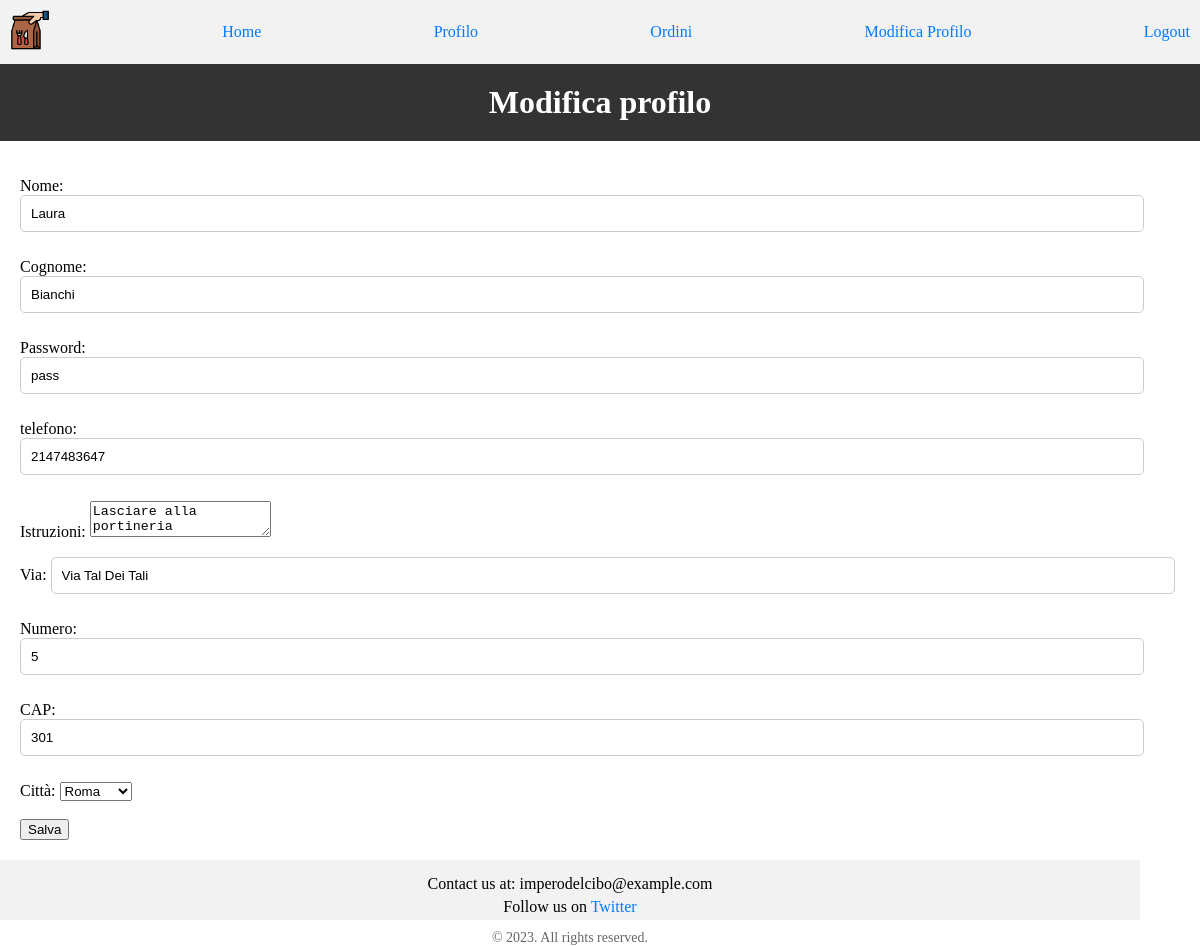
The app's page /applicativo/frontend/modificaprofilo_acquirente.php (signed in) with its own data.
### tables this page shows
CREATE TABLE `acquirente` (
  `mail` varchar(40) NOT NULL,
  `password` varchar(30) NOT NULL,
  `nome` char(20) NOT NULL,
  `cognome` char(20) NOT NULL,
  `datareg` date NOT NULL,
  `telefono` varchar(10) NOT NULL,
  `domicilio` int(11) NOT NULL,
  `istruzioni` tinytext DEFAULT NULL
);

CREATE TABLE `indirizzo` (
  `id` int(11) NOT NULL,
  `via` char(25) NOT NULL,
  `numero` varchar(3) NOT NULL,
  `cap` varchar(5) NOT NULL,
  `citta` enum('Milano','Roma','Palermo','Torino','Cagliari','Trento') NOT NULL
);

### applicativo/backend/display_acq_info.php (called while the page is built, shortened)
<?php
include("../common/connessione.php");
if(!isset($_SESSION["utente"])) {
    header("Location: ../index.html");
} else {
    $mail = $_SESSION["utente"];
    $sql = "SELECT acquirente.*, indirizzo.*
            FROM acquirente INNER JOIN indirizzo ON acquirente.domicilio = indirizzo.id
            WHERE acquirente.mail = '$mail';";
    $risultato = $conn->query($sql);
    if ($risultato->num_rows > 0) {
        $row = $risultato->fetch_assoc();
    } else {
        echo "Non è stato trovato nessun record associato alla mail";
    }
}
?>

### applicativo/frontend/modificaprofilo_acquirente.php (the view, shortened to what this page needs)
<!DOCTYPE html>
<html>
<head>
<link rel="stylesheet" type="text/css" href="../css/stile.css">
</head>
<body>
	<?php include("../common/navbar_acquirente.php"); ?>
	<?php include("../backend/display_acq_info.php");?>
	<h1>Modifica profilo</h1>
	<section class="page-content">
	<form method="POST" action="../backend/modificaprofilo_acq.php?id=<?php echo $mail; ?>">
		<p><label>Nome: </label><input type="text" value="<?php echo $row['nome']; ?>" name="nome" maxlength="20" required></p>
		<p><label>Cognome: </label><input type="text" value="<?php echo $row['cognome']; ?>" name="cognome" maxlength="20" required></p>
		<p><label>Password: </label><input type="text" value="<?php echo $row['password']; ?>" name="password" maxlength="30" required></p>
		<p><label>telefono: </label><input type="text" inputmode="numeric" value="<?php echo $row['telefono']; ?>" name="telefono" maxlength="10"
		onkeypress="return (event.key !=8 && event.key ==0 || (event.key >= 0 && event.key <= 9))" required></p>
		<p><label>Istruzioni: </label><textarea name="istruzioni" maxlength="40"><?php echo $row['istruzioni']; ?></textarea></p>
		<p><label>Via: </label><input type="text" value="<?php echo $row['via']; ?>" name="via" maxlength="25" required></p>
		<p><label>Numero: </label><input type="text" value="<?php echo $row['numero']; ?>" name="numero"
		onkeypress="return (event.key !=8 && event.key ==0 || (event.key >= 0 && event.key <= 9))" maxlength="3" size="3" required></p>
		<p><label>CAP: </label><input type="text" inputmode="numeric" value="<?php echo $row['cap']; ?>" name="cap"
		onkeypress="return (event.key !=8 && event.key ==0 || (event.key >= 0 && event.key <= 9))" minlength="5" maxlength="5" size="5" required></p>
		<label for="citta">Città: </label>
		<select id="citta" name="citta" required>
            <option value="roma" <?php echo ($row['citta'] == "Roma") ? "selected" : "";?>>Roma</option>
        </select>
		<br><br>
		<input type="submit" name="submit" value="Salva">
		</form>
	</section>
</body>
</html>

### applicativo/css/stile.css (style rules this page uses)
body { padding: 0; margin: 0; padding-bottom: 60px; min-height: 100vh; position: relative; flex-direction: column; }
h1 { flex-grow: 1; background-color: #333; color: #fff; padding: 20px; text-align: center; margin: 0; }
input[type="text"], input[type="number"], input[type="float"] { width: 95%; padding: 10px; margin-bottom: 10px; border: 1px solid #ccc; border-radius: 5px; }
a { color: #007bff; text-decoration: none; }
footer { background-color: #f2f2f2; padding: 10px; text-align: center; box-sizing: border-box; width: 95%; height: 60px; position: absolute; bottom: 0; }
.footer-content { margin-bottom: 10px; }
.footer-content p { margin: 5px 0; }
.footer-content a { text-decoration: none; color: #007bff; }
.copyright { font-size: 14px; color: #666; }
.page-content { padding: 20px; width: 100%; box-sizing: border-box; }

### records on screen
acquirente: nome "Laura", cognome "Bianchi", password "pass", telefono "2147483647", istruzioni "Lasciare alla portineria", via "Via Tal Dei Tali", numero "5", cap "301"
indirizzo: citta "Roma"
